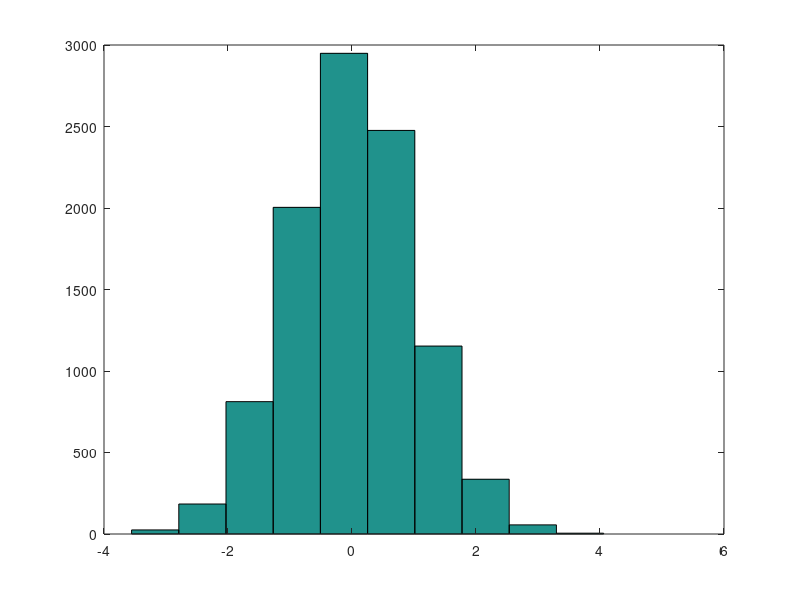

MATLAB code for this plot: (Note: this script raises an error after producing the figure.)
% comment
1+1
2^6
3/2
4==4
5~=5
a = 1 && 1
b = 0 || 2
c = a + b + pi
d = "ddd"
PS1('>>>')
p = pwd
cd '.'
disp(c)
disp(sprintf('x.xx : %0.2f', c))
format long
c
format short
c

A = [1 2; 3 4; 5 6]
V = [1 2 3]
V2 = [1; 2; 3]

v1 = 1:6
v2 = 1:0.1:2

S = ones(2, 2)
S1 = 2 * ones(2, 3) + zeros(2, 3)
S3 = rand(2, 2)

hist(randn(1,10000)) % show figures
hist(S4, 50)

I = eye(3) % identity Matrix

help help
